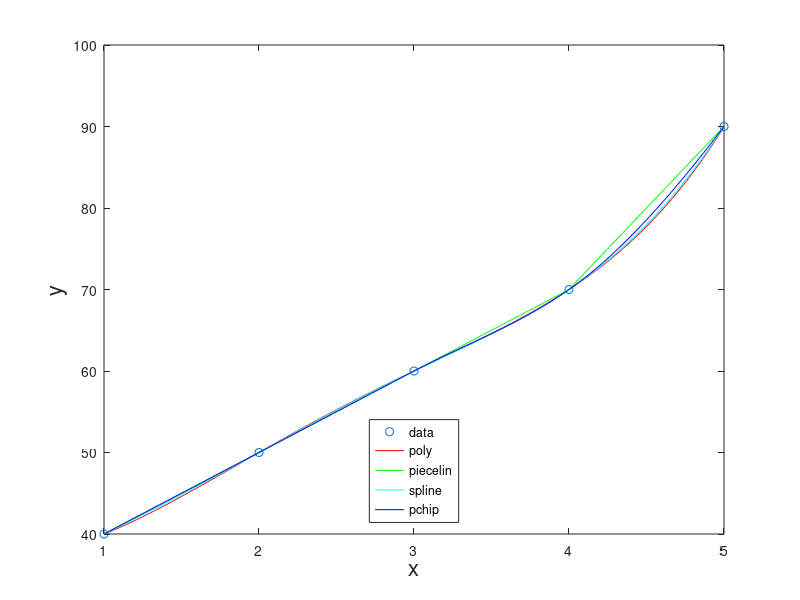

Write the MATLAB code that produced this figure.
%interpolate finds the polynomial, piecewise linear, spline, and pchip fits

% pchip() and spline() are available as built-in functions
% piecelin() and polyinterp() are in Moler's NCM and can be downloaded
% polyinterp.m is on the course web page
% Here we use interp1()

y = [40; 50; 60; 70; 90];
x = [1; 2; 3; 4; 5];
p = polyfit(x,y,5)
xpts = 1:0.01:5;
ypoly = polyval(p,xpts);
ylin = interp1(x,y,xpts,'linear');
yspline = interp1(x,y,xpts,'spline');
ypchip = interp1(x,y,xpts,'pchip');


plot(x,y,'o',xpts,ypoly,'r-',xpts,ylin,'g-',xpts,yspline,'c-',xpts,ypchip,'b-')
xlabel('x','FontSize',16)
ylabel('y','FontSize',16)
legend('data','poly','piecelin','spline','pchip','Location','South')

ypchip0 = interp1(x,y,-0.3,'pchip') % to find pchip value at x = -0.3